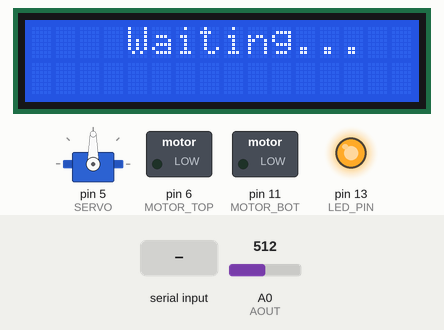
Simulated run of this sketch. Board: Arduino Uno, built with avr-gcc and run on an emulated ATmega328P. Shown: servo, 16×2 character LCD, switched loads named in the sketch (green lamp = pin HIGH), output pins drawn as LEDs (lit = HIGH). Inputs (shaded band) come from the test bench; at power-on: A0 (AOUT) = 512. Pins used as bus, display or sensor lines are not drawn; what the sketch prints to the serial monitor is not drawn.

Above: at 2.1 s.
At 4.6 s:
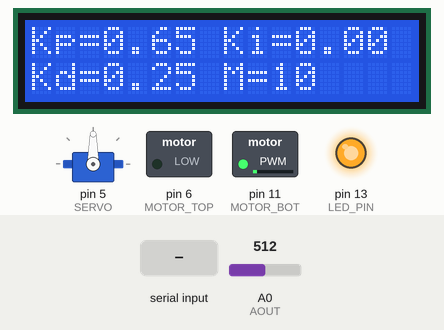
4.7 s: "e90\n" received over the second serial link
At 6.1 s:
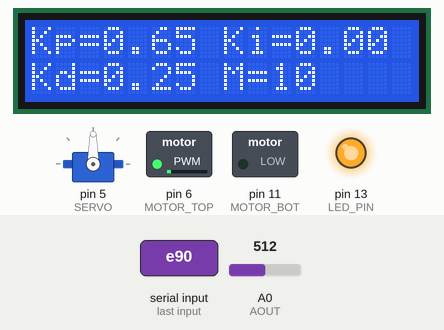
6.4 s: "e,45\n" received over the second serial link
At 9.7 s:
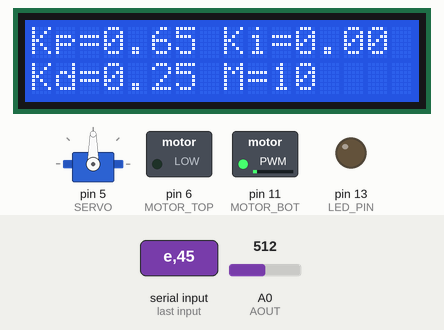
10.2 s: "d\n" received over the second serial link
At 14.0 s:
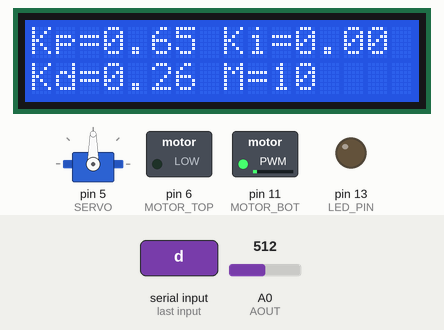
14.2 s: "m\n" received over the second serial link
At 16.6 s:
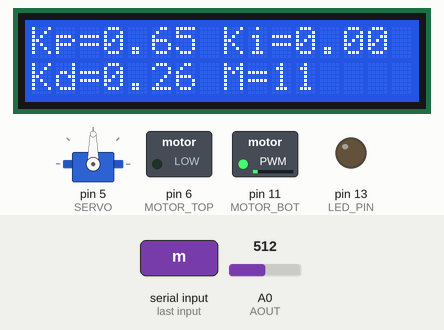
16.9 s: A0 (AOUT) set to 109
20.9 s: A0 (AOUT) set to 90
Timing chart, 0 to 23.9 s (numbered marks = the images above; inputs shaded):
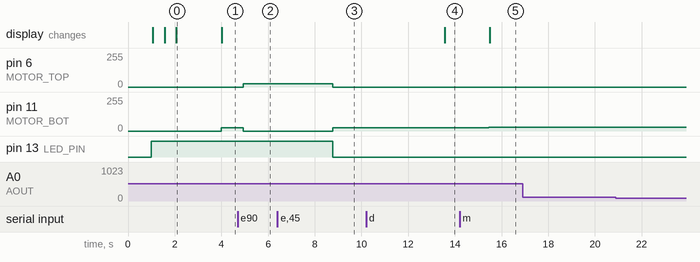

Measured:
- after the input at 4.7 s, pin 6 (MOTOR_TOP): 0/255 → 25/255 after 0.24 s; pin 11 (MOTOR_BOT): 25/255 → 0/255 after 0.24 s
- after the input at 6.4 s, pin 6 (MOTOR_TOP): 25/255 → 0/255 after 2.4 s; pin 11 (MOTOR_BOT): 0/255 → 25/255 after 2.4 s; pin 13 (LED_PIN): HIGH → LOW after 2.4 s
- after the input at 10.2 s, the display: changes after 3.4 s (image 4)
- after the input at 14.2 s, pin 11 (MOTOR_BOT): 25/255 → 28/255 after 1.3 s; the display: changes after 1.3 s (image 5)
- after the input at 16.9 s, every drawn part: stays the same
- after the input at 20.9 s, every drawn part: stays the same
- what the display in image 0 shows lasts 1.9 s, from 2.1 s to 4.0 s

The sketch:

letsgooooPurePursuit.ino
```cpp
#include <Servo.h>
#include <math.h>
#include <SoftwareSerial.h>
#include <LiquidCrystal_I2C.h>

//pins
//Linescan + servo
#define SI 3
#define CLOCK 2
#define AOUT 14
#define SERVO 5
//Motor
#define MOTOR_TOP 6
#define MOTOR_BOT 11
//Bluetooth
#define RX_PIN 0
#define TX_PIN 1
#define LED_PIN 13

//camera and line stuff
#define SATURATION_TIME 4500 //40 000 before, maybe change again?
#define NOISE 1
#define MAX_WIDTH 20
#define MIN_WIDTH 5

//servo rotaion limits
#define SMIN 60
#define SMAX 120
#define SMIDDLE 90

//pure pursuit geometry parameters
#define LOOK_AHEAD 60    //cm, distance from front axle
#define CAR_LENGTH 25  //cm
#define PIXEL_LENGTH  .28  //cm

//debug
#define OG_DEBUG true
#define INDEX_PRINTING_DEBUG false
#define CAMERA_DEBUG true //filtered linescan data

//servo + linescan
Servo eric;
int scan[128];
int prevMiddle = 63;

//bluetooth setup
SoftwareSerial BTSerial(RX_PIN, TX_PIN);
boolean motorOn = false;
boolean shouldNL = true;

//bluetooth update vars
bool S_STATE;
bool P_STATE;
bool I_STATE;
bool D_STATE;
bool M_STATE;
int pidNum = 0;
LiquidCrystal_I2C lcd(0x3F, 16, 2);

//pid vars
float prevError = 0;
double dt;
unsigned long lastTime = 0;
unsigned long currentTime = 0;
//Look-ahead of camera from front axle to line: 55 mm
float Kp = 0.65;  //Original 0.65
float Kd = .25;  //Original 1
float Ki = 0;
double output = 0;
double Error = 0;
double dError = 0;
double iError = 0;
int motorDuty = 10;
int motorDutyPControl = 10;

void setup() {
  delay(1000); //aylmao, teensy sucks
  Serial.begin(9600);
  servoLineScanSetup();
  bluetoothSetup();
  lcdSetup();
}

void loop() {
  currentTime = millis(); //time at the beginning of the loop for PID
  dt = double(currentTime - lastTime); //difference in time

  chuck(); //linescan chuck to set exposure
  delayMicroseconds(SATURATION_TIME);
  readLinescan(); //read in linescan values

  //Apply filters to linescan data to get mid
  medianFilter(scan, 128);
  gradientFilter(scan, 128);
  int middle = findMiddle(scan, 128, NOISE);
  if (CAMERA_DEBUG) {
    //print final filtered linescan data
    Serial.print("Final: ");
    for (int i = 0; i < 128; i++) {
      Serial.print(scan[i]);
    }
    Serial.print(";\n");
  }

  //Set servo with middle + PID info
  //PIDControl(middle);

  purePursuit(middle);

  //Read in bluetooth and process input(kill switch, var changes)
  processBluetooth();

  //Go forward/brake according to kill switch
  if (motorOn) {
    forward(motorDutyPControl);
    //printInfo();
  }
  else {
    brake(motorDuty);
    printInfo();
  }
}

/*--------------------------------- Setup functions ---------------------------------*/
void servoLineScanSetup() {
  //setup servo
  eric.attach(SERVO);
  eric.write(SMIDDLE);
  //setup linescan
  pinMode(SI, OUTPUT);
  pinMode(CLOCK, OUTPUT);
  digitalWrite(SI, LOW);
  digitalWrite(CLOCK, LOW);
}

void bluetoothSetup() {
  pinMode(LED_PIN, OUTPUT); //initialize digital pin as output
  digitalWrite(LED_PIN, HIGH); //turn on
  BTSerial.begin(9600);
}

void lcdSetup() {
  lcd.begin();
  lcd.backlight();
  delay(500);
  lcd.noBacklight(); //blink test
  delay(500);
  lcd.backlight();
  lcd.setCursor(4,0);
  lcd.print("Waiting...");
  delay(1000);
}
/*-----------------------------------------------------------------------------------*/


/*--------------------------------------- Camera ------------------------------------*/
/* Read in the values on the linescan camera */
void readLinescan() {
  //Start linescan read
  digitalWrite(SI, HIGH);
  digitalWrite(CLOCK, HIGH);
  digitalWrite(SI, LOW);
  digitalWrite(CLOCK, LOW);
  for(int i = 0; i < 128; i++) {
    delayMicroseconds(20);
    readPixel(scan, i);
  }
}

void readPixel(int scan[], int pixel) {
  scan[pixel] = analogRead(AOUT);
  digitalWrite(CLOCK, HIGH);
  digitalWrite(CLOCK, LOW);
}

/* Used to start setting the camera exposure time */
void chuck(){
  digitalWrite(CLOCK, LOW);
  digitalWrite(SI, HIGH);
  digitalWrite(CLOCK, HIGH);
  digitalWrite(SI, LOW);
  digitalWrite(CLOCK, LOW);

 for (int j = 0; j < 128; j++) {
   digitalWrite(CLOCK, HIGH);
   digitalWrite(CLOCK, LOW);
 }
}
/*-----------------------------------------------------------------------------------*/

/*------------------------------- Filter functions ----------------------------------*/
int RANGE = 3; //set range here
int HALF = RANGE/2;

/* Filters the linescan data by changing values to the median within RANGE */
void medianFilter( int scan[], int length ) {
  int filtered[length];
  int temp[RANGE];
  for (int i = HALF; i < length - HALF; i++) {
    //copy over range number of values to temp (scan[i-HALF, i+HALF] to temp[])
    for (int j = 0; j < RANGE; j++) {
      temp[j] = scan[i - HALF + j];
    }
    //get median of the temp[] and put it in filtered array
    filtered[i] = getMedian(temp, RANGE);
  }
  //copy over filtered
  for (int i = HALF; i < length - HALF; i++) {
    scan[i] = filtered[i];
  }
  //the ends
  for(int i = 0; i < HALF; i++) {
    scan[i] = filtered[HALF];
  }
  for(int i = length-HALF; i < length; i++) {
    scan[i] = filtered[length-HALF-1];
  }
}

//sorts the temp array and returns middle index
int getMedian ( int array[], int length ) {
  int middle = length/2;
  sort(array, length);
  return array[middle];
}

//bubble sort for sorting temp array
void sort(int a[], int length) {
  for(int i=0; i<(length-1); i++) {
    for(int o=0; o<(length-(i+1)); o++) {
      if(a[o] > a[o+1]) {
          int t = a[o];
          a[o] = a[o+1];
          a[o+1] = t;
      }
    }
  }
}

/* Filters the linescan data by changing values to 0/1 based off of difference */
void gradientFilter(int a[], int length) {
  //CALCULATING DIFFERENCE ARRAY//
  int difference[length];
  //get differences
  for (int i = 2; i < length-2; i++) {
    difference[i] = a[i+1] - a[i];
  }
  difference[0] = 0;
  difference[1] = 0;
  difference[length-1] = 0;
  difference[length-2] = 0;
  difference[length-3] = 0;
  if (OG_DEBUG) {
    Serial.print("\nOG: ");
    for (int i = 0; i < length; i++) {
      Serial.print(a[i]);
      Serial.print(" ");
    }
    Serial.print("\nDIFF: ");
    for (int i = 0; i < length; i++) {
      Serial.print(difference[i]);
      Serial.print(" ");
    }
    Serial.print("\n");
  }
  //COPYING OVER DIFFERENCE ARRAY//
  for (int i = 0; i < length; i++) {
    a[i]  = difference[i];
  }
  int minDiff = a[0];
  int maxDiff = a[0];
  int minIndex = 0;
  int maxIndex = 0;
  for (int i = 2; i < length-2; i++) {
    if (a[i] < minDiff) {
      minDiff = a[i];
      minIndex = i;
    }
    else if (a[i] > maxDiff) {
      maxDiff = a[i];
      maxIndex = i;
    }
  }
  if (INDEX_PRINTING_DEBUG) {
    Serial.print("\nINDICES: ");
    Serial.print("MAXINDEX: ");
    Serial.print(maxIndex);
    Serial.print(" MININDEX: ");
    Serial.print(minIndex);
    int l = minIndex - maxIndex;
    Serial.print(" LENGTH: ");
    Serial.print(l);
  }
  //ERROR CHECKING: >MAX_WIDTH; <MIN_WIDTH; minIndex <= maxIndex
  //min index will have a higher index number
  //check for length
  if (minIndex <= maxIndex) {
    for (int i = 0; i < length; i++) {
      a[i] = 0;
    }
  }
  else if(minIndex - maxIndex > MAX_WIDTH) {
//    Serial.print("\nBIGGER THAN 20");
    for (int i = 0; i < length; i++) {
      a[i] = 0;
    }
  }
  else if (minIndex - maxIndex < MIN_WIDTH) {
//    Serial.print("\nLESS THAN 5");
    for (int i = 0; i < length; i++) {
      a[i] = 0;
    }
  }
  //passes cases
  //COPY OVER TO A[] WITH 0 AND 1's//
  else {
    for (int i = 0; i < length; i++) {
      if (i >= maxIndex && i <= minIndex) {
        a[i] = 1;
      }
      else {
        a[i] = 0;
      }
    }
  }
}

/* Filters for noise and returns the guess for mid of the line from data */
int findMiddle(int a[], int length, int noiseFilter) {
  int leftMost = -1;
  int rightMost = -2;
  int startCounter = 0;
  int endCounter = 0;
  boolean started = false;
  for (int i = 0; i < length; i++) {
    if (a[i] == 1) {
      startCounter++;
      endCounter = 0;
      if (startCounter > noiseFilter) {
        // set leftMost to current index - noise noiseFilter if not started yet
        if (started == false) {
          leftMost = i - noiseFilter;
          started = true;
        }
      }
      //say end of line is end if ending
      if (started) {
        if (i == length - 1) {
        rightMost = length - 1;
        }
      }
    }
    else {
      startCounter = 0;
      if (started) {
        //start counting for end
        endCounter++;
        //say end of line is end if ending
        if (i == length - 1) {
          rightMost = length - 1;
        }
        if (endCounter > noiseFilter) {
          rightMost = i - noiseFilter;
          started = false;
        }
      }
    }
  }
  int middle = (rightMost + leftMost)/2;
  return middle;
}
/*-----------------------------------------------------------------------------------*/

/*---------------------------- Motor + Servo functions ------------------------------*/
void PIDControl(int middle){
  //add offset in consideration of camera location relative to center
  int centerPos = middle;
  if(centerPos > 128){
    centerPos = 128;
  }
  if(centerPos == -1){
    centerPos = prevMiddle;
  }
  Error = centerPos - 63;
  dError = (Error - prevError)/dt;
  iError = (Error + prevError)*dt;
  // Output for the servo to control the turning
  output = -1*(Kp*Error + Kd*dError + Ki*iError);
  //center point of servo is 90
  double turnAngle = output + 90;
  if(turnAngle > 120) {
    turnAngle = 120;
  }
  else if(turnAngle < 60) {
    turnAngle = 60;
  }
  eric.write(turnAngle);
  prevError = Error;
  lastTime = currentTime;
  prevMiddle = centerPos;


/*---------------------------- Proportional Speed Control ------------------------------*/

  motorDutyPControl = map(abs(turnAngle - 90), 0, 30, motorDuty + 5, motorDuty - 3);
}


void forward (int value) {
  int duty = 2.55*value;
  analogWrite(MOTOR_BOT, 0);
  //dead time to prevent short
  delayMicroseconds(5);
  analogWrite(MOTOR_TOP, duty);
}

void brake (int value) {
  int duty = 2.55*value;
  analogWrite(MOTOR_TOP, 0);
  //dead time to prevent short
  delayMicroseconds(5);
  analogWrite(MOTOR_BOT, duty);
}

void servoMiddle(int middle){
  if(middle == -1) {
    eric.write(SMIDDLE);
  }
  else{
    float ratio = ((128 - 2*NOISE)/87.0);
    float pixelOffset = middle - 63;
    float servoOffset = pixelOffset/ratio;
    eric.write(63+servoOffset);

    Serial.print(ratio);
    Serial.print(" : ");
    Serial.print(pixelOffset);
    Serial.print(" : ");
    Serial.print(63+servoOffset);
    Serial.print(" : ");
  }
}
/*-----------------------------------------------------------------------------------*/

/*------------------------- Bluetooth + LCD functions -------------------------------*/
void processBluetooth() {
  //Output the bluetooth input onto serial monitor
  char charInput = ' ';
  if (BTSerial.available()) {
    charInput = BTSerial.read();
    Serial.write(charInput);

    //toggle motor
    if (charInput == 'e') {
      switchMotor();
    }

    //adjusting pid values and motorDuty
    if (!S_STATE & !motorOn) {
      //inc/dec pid
      if (charInput == 'p') {
        Kp += 0.01;
      }
      if (charInput == 'P') {
        Kp -= 0.01;
      }
      if (charInput == 'i') {
        Ki += 0.01;
      }
      if (charInput == 'I') {
        Ki -= 0.01;
      }
      if (charInput == 'd') {
        Kd += 0.01;
      }
      if (charInput == 'D') {
        Kd -= 0.01;
      }
      if (charInput == 'm') {
        motorDuty++;
      }
      if (charInput == 'M') {
        motorDuty--;
      }
    }

    //setting pid values
    if (charInput == 's') {
      S_STATE = true;
      pidNum = 0;
      P_STATE = false;
      I_STATE = false;
      D_STATE = false;
    }
    else if (S_STATE) {
      if (charInput == 'p') {
        Serial.print("P_STATE");
        P_STATE = true;
      }
      if (charInput == 'i') {
        Serial.print("I_STATE");
        I_STATE = true;
      }
      if (charInput == 'd') {
        Serial.print("D_STATE");
        D_STATE = true;
      }
      S_STATE = false;
    }

    if (P_STATE || I_STATE || D_STATE) {
      //add to pidNum
      if (charInput >= 48 && charInput <=57) {
        int intInput = charInput - '0';
        pidNum = pidNum*10 + intInput;
      }
      //set pid based on state to pidNum
      if (charInput == 13) {
        Serial.print("setting pid: ");
        Serial.print(pidNum);
        pidNum = pidNum/100;
        if (pidNum < 0) {
          pidNum = 0;
        }
        if (pidNum > 1) {
          pidNum = 1;
        }
        if (P_STATE) {
          Kp = pidNum;
        }
        if (I_STATE) {
          Ki = pidNum;
        }
        if (D_STATE) {
          Kd = pidNum;
        }
        P_STATE = false;
        I_STATE = false;
        D_STATE = false;
        pidNum = 0;
      }
    }

    if (charInput == 'x') {
      S_STATE = false;
      P_STATE = false;
      I_STATE = false;
      D_STATE = false;
      pidNum = 0;
    }

    if (BTSerial.available() == 0) { //NL if done reading
      Serial.write("\n");
    }
  }
}

void switchMotor() {
  if (motorOn) {
    digitalWrite(LED_PIN, LOW);
  }
  else {
    digitalWrite(LED_PIN, HIGH);
  }
  motorOn = !motorOn;
}

void printInfo()
{
  lcd.setCursor(0,0);
  lcd.print("Kp=");
  lcd.print(Kp);
  lcd.print(" Ki=");
  lcd.print(Ki);
  lcd.setCursor(0,1);
  lcd.print("Kd=");
  lcd.print(Kd);
  lcd.setCursor(8,1);
  lcd.print("M=");
  lcd.print(motorDuty);
}


void purePursuit(int middle){
  if (middle == -1) {
    middle = prevMiddle;
  }
    double delta = getAngle(middle);
    double pos = SMIDDLE+delta;
    if(pos<SMIN){
      pos = SMIN;
    }
    if(pos>SMAX){
      pos = SMAX;
    }
    eric.write(pos);
    //Serial.print(pos);
    //Serial.print(" : ");
    prevMiddle = middle;

}

double getAngle(int middle){
  int pixelOffset = middle - 63;
   //Serial.print(pixelOffset);
   //Serial.print(" : ");
  double x = pixelOffset * PIXEL_LENGTH;//scaled pixel offset
  //Serial.print(x);
  //Serial.print(" : ");
  double hypotenuse = sqrt(pow(x,2) + pow(LOOK_AHEAD+CAR_LENGTH,2));
  //Serial.print(hypotenuse);
  //Serial.print(" : ");
  double delta = atan2(((2*CAR_LENGTH))*(x/hypotenuse), (CAR_LENGTH + LOOK_AHEAD))*(180/PI);
  //Serial.print(delta);
    //Serial.print(" :\n ");
  return 15*Kp*-delta;
}

// LOOK_AHEAD 60    //cm, distance from front axle
// CAR_LENGTH 25  //cm
// PIXEL_LENGTH  .28  //cm
/*-----------------------------------------------------------------------------------*/
```
